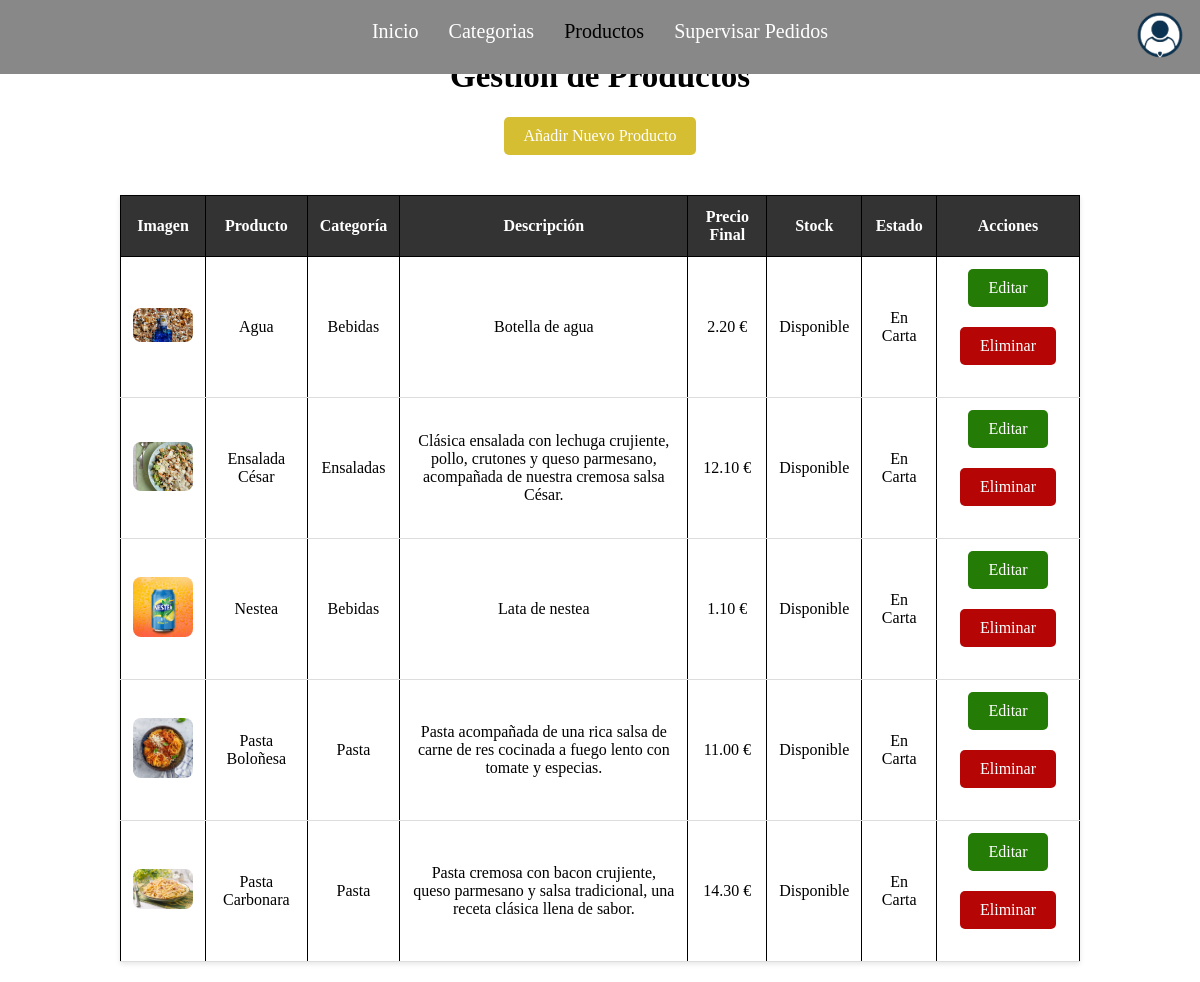
Page /practica2/includes/vistas/productos/productos_gerente.php (signed in) on the committed database.
### tables this page shows
CREATE TABLE `productos` (
  `id` int(11) NOT NULL,
  `id_categoria` int(11) NOT NULL,
  `nombre` varchar(150) NOT NULL,
  `descripcion` text DEFAULT NULL,
  `precio_base` decimal(10,2) NOT NULL,
  `iva` int(11) NOT NULL CHECK (`iva` in (4,10,21)),
  `disponible` tinyint(1) DEFAULT 1,
  `ofertado` tinyint(1) DEFAULT 1,
  `cocinable` tinyint(1) DEFAULT 1
);

CREATE TABLE `categorias` (
  `id` int(11) NOT NULL,
  `nombre` varchar(100) NOT NULL,
  `descripcion` text DEFAULT NULL,
  `imagen` varchar(255) DEFAULT 'default_cat.png',
  `activa` tinyint(1) DEFAULT 1
);

### practica2/includes/clases/DTO/Usuario.php (called while the page is built, shortened)
<?php
class Usuario implements JsonSerializable {
    private $rol;
    private $avatar;
    public function rol() {
        return $this->rol;
    }
    public function avatar() {
        return $this->avatar;
    }
}
?>

### practica2/includes/clases/SA/ProductoSA.php (called while the page is built, shortened)
<?php
class ProductoSA {
    private $dao;
    public function __construct($db_connection) {
        $this->dao = new ProductoDAO($db_connection);
    }
    public function getGestionAdmin() {
        return $this->dao->listarTodos();
    }
}

### practica2/includes/clases/DAO/ProductoDAO.php (called while the page is built, shortened)
<?php
class ProductoDAO {
    private $db;
    public function __construct($db_connection) {
        $this->db = $db_connection;
    }
    public function listarTodos() {
        $sql = "SELECT p.*, c.nombre as cat_nombre,
                (SELECT ruta_imagen FROM productos_imagenes WHERE id_producto = p.id LIMIT 1) as ruta_imagen
                FROM productos p
                LEFT JOIN categorias c ON p.id_categoria = c.id
                ORDER BY p.nombre ASC";
        $res = mysqli_query($this->db, $sql);
        $productos = [];
        while ($row = mysqli_fetch_assoc($res)) {
            $imagen = !empty($row['ruta_imagen']) ? $row['ruta_imagen'] : 'default.png';
            $productos[] = new Producto(
                $row['id'], $row['id_categoria'], $row['nombre'], $row['descripcion'],
                $row['precio_base'], $row['iva'], $row['disponible'], $row['ofertado'],
                $row['cat_nombre'], [$imagen]
            );
        }
        return $productos;
    }
}

### practica2/includes/clases/DTO/Producto.php (called while the page is built, shortened)
<?php
class Producto {
    private $id;
    private $nombre;
    private $descripcion;
    private $precio_base;
    private $iva;
    private $disponible;
    private $ofertado;
    private $nombre_categoria;
    private $imagenes = [];
    public function __construct($id, $id_cat, $nom, $desc, $pb, $iva, $disp, $ofert, $cat_nom = '', $imagenes = []) {
        $this->id = $id;
        $this->nombre = $nom;
        $this->descripcion = $desc;
        $this->precio_base = $pb;
        $this->iva = $iva;
        $this->disponible = $disp;
        $this->ofertado = $ofert;
        $this->nombre_categoria = $cat_nom;
        $this->imagenes = is_array($imagenes) ? $imagenes : [$imagenes];    }
    public function getId() { return $this->id; }
    public function getNombre() { return $this->nombre; }
    public function getDescripcion() { return $this->descripcion; }
    public function getDisponible() { return $this->disponible; }
    public function getOfertado() { return $this->ofertado; }
    public function getNombreCategoria() { return $this->nombre_categoria; }
    public function getImagen() {
        return !empty($this->imagenes) ? $this->imagenes[0] : 'default.png';
    }
    public function getPrecioFinal() {
        return $this->precio_base * (1 + ($this->iva / 100));
    }
}

### practica2/includes/vistas/productos/productos_gerente.php (the view, shortened to what this page needs)
<?php
require_once '../../config.php';
$sa = new ProductoSA($db_connection);
$productos = $sa->getGestionAdmin();
?>
<!DOCTYPE html>
<html lang="es">
<head>
    <link rel="stylesheet" href="<?php echo RUTA_CSS; ?>/default.css">
</head>
<body>
    <?php include '../comun/header.php'; ?>
    <main class="contenedor-centro">
        <h1>Gestión de Productos</h1>
        <a href="apoyo/productos_crear.php" class="boton-nuevo">Añadir Nuevo Producto</a>
        <table class="tabla-gestion">
            <thead>
                <tr>
                    <th>Imagen</th>
                    <th>Producto</th>
                    <th>Categoría</th>
                    <th>Descripción</th> <th>Precio Final</th>
                    <th>Stock</th> <th>Estado</th>
                    <th>Acciones</th>
                </tr>
            </thead>
            <tbody>
                <?php foreach($productos as $p): ?>
                <tr>
                    <td>
                        <img src="<?php echo RUTA_IMG; ?>/productos/<?php echo htmlspecialchars($p->getImagen()); ?>"
                             width="60" style="border-radius: 8px;">
                    </td>
                    <td><?php echo htmlspecialchars($p->getNombre()); ?></td>
                    <td><?php echo htmlspecialchars($p->getNombreCategoria()); ?></td>
                    <td class="col-desc">
                        <?php echo htmlspecialchars($p->getDescripcion()); ?>
                    </td>
                    <td><?php echo number_format($p->getPrecioFinal(), 2); ?> €</td>
                    <td>
                        <?php if($p->getDisponible()): ?>
                            <span class="badge badge-success">Disponible</span>
                        <?php else: ?>
                            <span class="badge badge-danger">Sin Stock</span>
                        <?php endif; ?>
                    </td>
                    <td>
                        <?php echo $p->getOfertado() ? 'En Carta' : 'Retirado'; ?>
                    </td>
                    <td>
                        <a href="apoyo/productos_actualizar.php?id=<?php echo $p->getId(); ?>" class="boton-editar">Editar</a>
                        <a href="apoyo/productos_borrar.php?id=<?php echo $p->getId(); ?>" class="boton-borrar">Eliminar</a>
                    </td>
                </tr>
                <?php endforeach; ?>
            </tbody>
        </table>
    </main>
</body>
</html>

### practica2/includes/vistas/comun/header.php (shortened to what this page needs)
<?php
$pagina_actual = basename($_SERVER['PHP_SELF']);
function clase_activa($nombre_archivo, $pagina_actual) {
    return ($nombre_archivo == $pagina_actual) ? 'enlace_seleccionado' : 'enlaces';
}
?>
<header class="navegacion" ><?php ?>
    <div class="header-izquierdo"></div>
    <nav class="navegacion_principal" aria-label="Navegación principal">
        <?php echo '<a class="'.clase_activa('index.php', $pagina_actual).'" href="'.RAIZ_APP.'/">Inicio</a>'; ?>
        <?php if($_SESSION['usuario']->rol() === 'gerente') {
            echo '<a class="'.clase_activa('categorias_gerente.php', $pagina_actual).'" href="'.RUTA_VISTAS.'/categorias/categorias_gerente.php">Categorias</a>';
            echo '<a class="'.clase_activa('productos_gerente.php', $pagina_actual).'" href="'.RUTA_VISTAS.'/productos/productos_gerente.php">Productos</a>';
            echo '<a class="'.clase_activa('pedidos_gerente.php', $pagina_actual).'" href="'.RUTA_VISTAS.'/pedidos/pedidos_gerente.php">Supervisar Pedidos</a>';
        }
        ?>
    </nav>
    <div class="header-derecho">
        <div class="usuario-menu-container">
            <figure class="avatar-container" onclick="toggleMenu()">
                <img src="<?php echo RUTA_IMG . '/perfiles/' . $_SESSION['usuario']->avatar(); ?>" alt="Icono de usuario" class="avatar">
            </figure>
        </div>
    </div>
</header>

### practica2/css/default.css (style rules this page uses)
body { margin: 0; display: flex; flex-direction: column; min-height: 100vh; }
.navegacion { top: 0; left: 0; position: fixed; width: 100%; height: 5.5%; display: flex; justify-content: center; justify-content: space-between; padding: 10px 0; background-color: #888888; z-index: 9999; }
.navegacion_principal { flex: 2; height: 100%; margin-left: auto; margin-right: auto; display: flex; gap: 10px; justify-content: center; }
.header-izquierdo, .header-derecho { display: flex; flex: 1; display: flex; align-items: center; }
.header-derecho { justify-content: flex-end; }
.enlaces { font-family: 'Times New Roman', Times, serif; font-size: 20px; padding: 10px; color: white; text-decoration: none; align-items: center; }
.enlace_seleccionado { font-family: 'Times New Roman', Times, serif; font-size: 20px; padding: 10px; color: #000000; text-decoration: none; }
.contenedor-centro { flex-grow: 1; display: flex; flex-direction: column; justify-content: center; align-items: center; margin-top: 3%; box-sizing: border-box; height: 100%; }
h1 { font-size: 33px; font-family: 'Times New Roman', Times, serif; }
table, tr, th, td { border: 1px solid black; }
.avatar { height: 50px; border-radius: 50%; }
.avatar-container { margin-right: 15px; cursor: pointer; }
.usuario-menu-container { position: relative; display: inline-block; margin-bottom: 0; padding: 0; }
.tabla-gestion { width: 80%; border-collapse: collapse; margin: 20px 0; background-color: white; box-shadow: 0 2px 5px rgba(0,0,0,0.1); }
.tabla-gestion th { background-color: #333; color: white; padding: 12px; font-family: 'Times New Roman', Times, serif; }
.tabla-gestion td { padding: 12px; text-align: center; border-bottom: 1px solid #ddd; }
.boton-nuevo { background-color: rgb(214, 190, 50); color: white; padding: 10px 20px; text-decoration: none; border-radius: 5px; font-family: 'Times New Roman', Times, serif; margin-bottom: 20px; display: inline-block; }
.boton-editar { background-color: rgb(36, 123, 6); color: white; padding: 10px 20px; text-decoration: none; border-radius: 5px; font-family: 'Times New Roman', Times, serif; margin-bottom: 10px; display: inline-block; }
.boton-borrar { margin-top: 10px; background-color: rgb(181, 5, 5); color: white; padding: 10px 20px; text-decoration: none; border-radius: 5px; font-family: 'Times New Roman', Times, serif; margin-bottom: 20px; display: inline-block; }

### rows in the picture
productos: shows a picture, nombre "Agua", id_categoria.nombre "Bebidas", descripcion "Botella de agua", $p->getPrecioFinal() "2.20", disponible "Disponible", ofertado "En Carta"
productos: shows a picture, nombre "Ensalada César", id_categoria.nombre "Ensaladas", descripcion "Clásica ensalada con lechuga crujiente, pollo, crutones y queso parmesano, acompañada de nuestra cremosa salsa César.", $p->getPrecioFinal() "12.10", disponible "Disponible", ofertado "En Carta"
productos: shows a picture, nombre "Nestea", id_categoria.nombre "Bebidas", descripcion "Lata de nestea", $p->getPrecioFinal() "1.10", disponible "Disponible", ofertado "En Carta"
productos: shows a picture, nombre "Pasta Boloñesa", id_categoria.nombre "Pasta", descripcion "Pasta acompañada de una rica salsa de carne de res cocinada a fuego lento con tomate y especias.", $p->getPrecioFinal() "11.00", disponible "Disponible", ofertado "En Carta"
productos: shows a picture, nombre "Pasta Carbonara", id_categoria.nombre "Pasta", descripcion "Pasta cremosa con bacon crujiente, queso parmesano y salsa tradicional, una receta clásica llena de sabor.", $p->getPrecioFinal() "14.30", disponible "Disponible", ofertado "En Carta"
